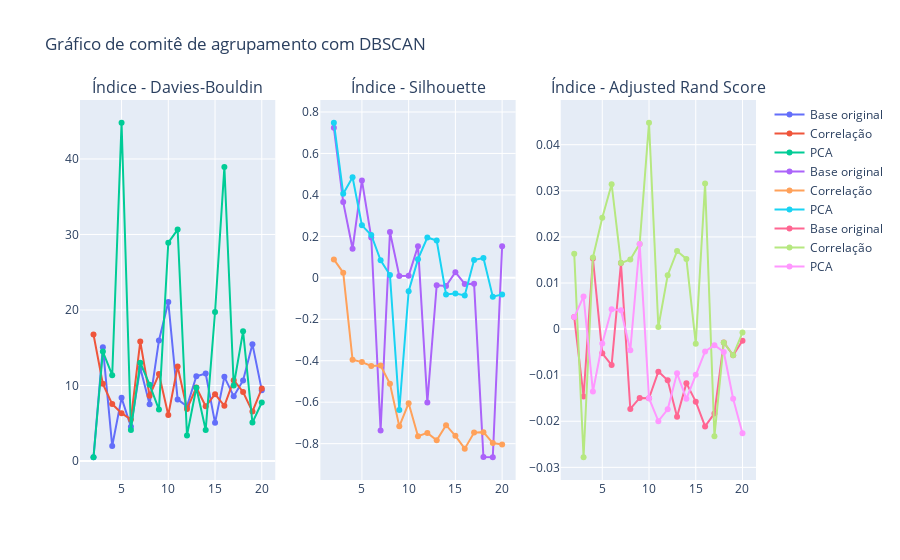

Notebook cell for this chart:
### Code cell
plot_ensemble_indices(data_tfidf, selected_df_corr, selected_df_pca, labels, 'dbscan')

### Figure 1 — Plotly figure (JSON) as saved in the notebook; plotly's stock layout.template omitted (floating-point values rounded to 4 significant figures)
{"data": [{"name": "Base original", "type": "scatter", "x": [2, 3, 4, 5, 6, 7, 8, 9, 10, 11, 12, 13, 14, 15, 16, 17, 18, 19, 20], "xaxis": "x", "y": [0.5079, 15.08, 1.98, 8.363, 4.543, 12.33, 7.502, 15.96, 21.06, 8.157, 7.231, 11.23, 11.58, 5.055, 11.14, 8.564, 10.67, 15.48, 9.386], "yaxis": "y"}, {"name": "Correlação", "type": "scatter", "x": [2, 3, 4, 5, 6, 7, 8, 9, 10, 11, 12, 13, 14, 15, 16, 17, 18, 19, 20], "xaxis": "x", "y": [16.76, 10.22, 7.537, 6.335, 5.509, 15.82, 8.642, 11.51, 6.087, 12.52, 6.876, 9.736, 7.247, 8.855, 7.31, 10.7, 9.141, 6.542, 9.592], "yaxis": "y"}, {"name": "PCA", "type": "scatter", "x": [2, 3, 4, 5, 6, 7, 8, 9, 10, 11, 12, 13, 14, 15, 16, 17, 18, 19, 20], "xaxis": "x", "y": [0.4977, 14.5, 11.37, 44.79, 4.112, 13.02, 10.1, 6.805, 28.91, 30.65, 3.394, 9.696, 4.116, 19.73, 38.92, 10.0, 17.17, 5.093, 7.748], "yaxis": "y"}, {"name": "Base original", "type": "scatter", "x": [2, 3, 4, 5, 6, 7, 8, 9, 10, 11, 12, 13, 14, 15, 16, 17, 18, 19, 20], "xaxis": "x2", "y": [0.7239, 0.3653, 0.1402, 0.4698, 0.1945, -0.7361, 0.2211, 0.009334, 0.01001, 0.1527, -0.6009, -0.03573, -0.03938, 0.02707, -0.02931, -0.02916, -0.8642, -0.8656, 0.1519], "yaxis": "y2"}, {"name": "Correlação", "type": "scatter", "x": [2, 3, 4, 5, 6, 7, 8, 9, 10, 11, 12, 13, 14, 15, 16, 17, 18, 19, 20], "xaxis": "x2", "y": [0.08886, 0.02462, -0.3955, -0.4065, -0.4252, -0.4229, -0.5111, -0.7166, -0.6048, -0.7642, -0.7481, -0.7835, -0.7108, -0.7621, -0.8243, -0.7468, -0.7444, -0.7973, -0.8042], "yaxis": "y2"}, {"name": "PCA", "type": "scatter", "x": [2, 3, 4, 5, 6, 7, 8, 9, 10, 11, 12, 13, 14, 15, 16, 17, 18, 19, 20], "xaxis": "x2", "y": [0.7481, 0.4061, 0.4849, 0.2532, 0.2067, 0.08449, 0.01322, -0.6377, -0.06444, 0.09012, 0.1943, 0.1799, -0.07988, -0.07584, -0.08493, 0.08603, 0.09565, -0.09077, -0.08039], "yaxis": "y2"}, {"name": "Base original", "type": "scatter", "x": [2, 3, 4, 5, 6, 7, 8, 9, 10, 11, 12, 13, 14, 15, 16, 17, 18, 19, 20], "xaxis": "x3", "y": [0.002604, -0.01464, 0.01529, -0.005264, -0.007813, 0.01432, -0.01733, -0.01494, -0.015, -0.009232, -0.0111, -0.01902, -0.01173, -0.01575, -0.02112, -0.0183, -0.002887, -0.005674, -0.002509], "yaxis": "y3"}, {"name": "Correlação", "type": "scatter", "x": [2, 3, 4, 5, 6, 7, 8, 9, 10, 11, 12, 13, 14, 15, 16, 17, 18, 19, 20], "xaxis": "x3", "y": [0.01636, -0.02781, 0.01553, 0.02415, 0.03143, 0.01432, 0.01511, 0.01848, 0.04476, 0.0004603, 0.01168, 0.01693, 0.01523, -0.003159, 0.03157, -0.02323, -0.002887, -0.005674, -0.0007621], "yaxis": "y3"}, {"name": "PCA", "type": "scatter", "x": [2, 3, 4, 5, 6, 7, 8, 9, 10, 11, 12, 13, 14, 15, 16, 17, 18, 19, 20], "xaxis": "x3", "y": [0.002604, 0.007071, -0.01354, -0.003132, 0.004302, 0.004074, -0.004582, 0.01848, -0.015, -0.01998, -0.01741, -0.009605, -0.01512, -0.009882, -0.004865, -0.003484, -0.004958, -0.0151, -0.02259], "yaxis": "y3"}], "layout": {"annotations": [{"font": {"size": 16}, "showarrow": false, "text": "Índice - Davies-Bouldin", "x": 0.1444, "xanchor": "center", "xref": "paper", "y": 1, "yanchor": "bottom", "yref": "paper"}, {"font": {"size": 16}, "showarrow": false, "text": "Índice - Silhouette", "x": 0.5, "xanchor": "center", "xref": "paper", "y": 1, "yanchor": "bottom", "yref": "paper"}, {"font": {"size": 16}, "showarrow": false, "text": "Índice - Adjusted Rand Score", "x": 0.8556, "xanchor": "center", "xref": "paper", "y": 1, "yanchor": "bottom", "yref": "paper"}], "boxmode": "group", "showlegend": true, "title": {"text": "Gráfico de comitê de agrupamento com DBSCAN"}, "xaxis": {"anchor": "y", "domain": [0, 0.2889]}, "xaxis2": {"anchor": "y2", "domain": [0.3556, 0.6444]}, "xaxis3": {"anchor": "y3", "domain": [0.7111, 1]}, "yaxis": {"anchor": "x", "domain": [0, 1]}, "yaxis2": {"anchor": "x2", "domain": [0, 1]}, "yaxis3": {"anchor": "x3", "domain": [0, 1]}}}
